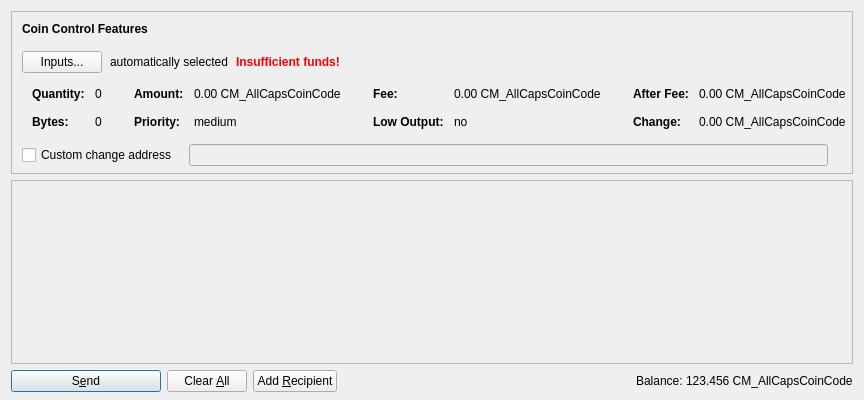
<?xml version="1.0" encoding="UTF-8"?>
<ui version="4.0">
 <class>SendCoinsDialog</class>
 <widget class="QDialog" name="SendCoinsDialog">
  <property name="geometry">
   <rect>
    <x>0</x>
    <y>0</y>
    <width>850</width>
    <height>400</height>
   </rect>
  </property>
  <property name="windowTitle">
   <string>Send Coins</string>
  </property>
  <layout class="QVBoxLayout" name="verticalLayout" stretch="0,1,0">
   <property name="bottomMargin">
    <number>8</number>
   </property>
   <item>
    <widget class="QFrame" name="frameCoinControl">
     <property name="sizePolicy">
      <sizepolicy hsizetype="Expanding" vsizetype="Expanding">
       <horstretch>0</horstretch>
       <verstretch>0</verstretch>
      </sizepolicy>
     </property>
     <property name="maximumSize">
      <size>
       <width>16777215</width>
       <height>16777215</height>
      </size>
     </property>
     <property name="frameShape">
      <enum>QFrame::StyledPanel</enum>
     </property>
     <property name="frameShadow">
      <enum>QFrame::Sunken</enum>
     </property>
     <layout class="QVBoxLayout" name="verticalLayoutCoinControl2">
      <property name="spacing">
       <number>0</number>
      </property>
      <property name="leftMargin">
       <number>0</number>
      </property>
      <property name="topMargin">
       <number>0</number>
      </property>
      <property name="rightMargin">
       <number>0</number>
      </property>
      <property name="bottomMargin">
       <number>6</number>
      </property>
      <item>
       <layout class="QVBoxLayout" name="verticalLayoutCoinControl" stretch="0,0,0,0,1">
        <property name="spacing">
         <number>0</number>
        </property>
        <property name="leftMargin">
         <number>10</number>
        </property>
        <property name="topMargin">
         <number>10</number>
        </property>
        <item>
         <layout class="QHBoxLayout" name="horizontalLayoutCoinControl1">
          <property name="bottomMargin">
           <number>15</number>
          </property>
          <item>
           <widget class="QLabel" name="labelCoinControlFeatures">
            <property name="sizePolicy">
             <sizepolicy hsizetype="Preferred" vsizetype="Maximum">
              <horstretch>0</horstretch>
              <verstretch>0</verstretch>
             </sizepolicy>
            </property>
            <property name="font">
             <font>
              <weight>75</weight>
              <bold>true</bold>
             </font>
            </property>
            <property name="styleSheet">
             <string notr="true">font-weight:bold;</string>
            </property>
            <property name="text">
             <string>Coin Control Features</string>
            </property>
           </widget>
          </item>
         </layout>
        </item>
        <item>
         <layout class="QHBoxLayout" name="horizontalLayoutCoinControl2" stretch="0,0,0,0">
          <property name="spacing">
           <number>8</number>
          </property>
          <property name="bottomMargin">
           <number>10</number>
          </property>
          <item>
           <widget class="QPushButton" name="pushButtonCoinControl">
            <property name="styleSheet">
             <string notr="true"/>
            </property>
            <property name="text">
             <string>Inputs...</string>
            </property>
           </widget>
          </item>
          <item>
           <widget class="QLabel" name="labelCoinControlAutomaticallySelected">
            <property name="text">
             <string>automatically selected</string>
            </property>
            <property name="margin">
             <number>5</number>
            </property>
           </widget>
          </item>
          <item>
           <widget class="QLabel" name="labelCoinControlInsuffFunds">
            <property name="font">
             <font>
              <weight>75</weight>
              <bold>true</bold>
             </font>
            </property>
            <property name="styleSheet">
             <string notr="true">color:red;font-weight:bold;</string>
            </property>
            <property name="text">
             <string>Insufficient funds!</string>
            </property>
            <property name="margin">
             <number>5</number>
            </property>
           </widget>
          </item>
          <item>
           <spacer name="horizontalSpacerCoinControl">
            <property name="orientation">
             <enum>Qt::Horizontal</enum>
            </property>
            <property name="sizeHint" stdset="0">
             <size>
              <width>40</width>
              <height>1</height>
             </size>
            </property>
           </spacer>
          </item>
         </layout>
        </item>
        <item>
         <widget class="QWidget" name="widgetCoinControl" native="true">
          <property name="sizePolicy">
           <sizepolicy hsizetype="Preferred" vsizetype="Preferred">
            <horstretch>0</horstretch>
            <verstretch>0</verstretch>
           </sizepolicy>
          </property>
          <property name="minimumSize">
           <size>
            <width>0</width>
            <height>0</height>
           </size>
          </property>
          <property name="styleSheet">
           <string notr="true"/>
          </property>
          <layout class="QHBoxLayout" name="horizontalLayoutCoinControl5">
           <property name="leftMargin">
            <number>0</number>
           </property>
           <property name="topMargin">
            <number>0</number>
           </property>
           <property name="rightMargin">
            <number>0</number>
           </property>
           <property name="bottomMargin">
            <number>0</number>
           </property>
           <item>
            <layout class="QHBoxLayout" name="horizontalLayoutCoinControl3" stretch="0,0,0,1">
             <property name="spacing">
              <number>20</number>
             </property>
             <property name="topMargin">
              <number>0</number>
             </property>
             <property name="bottomMargin">
              <number>10</number>
             </property>
             <item>
              <layout class="QFormLayout" name="formLayoutCoinControl1">
               <property name="horizontalSpacing">
                <number>10</number>
               </property>
               <property name="verticalSpacing">
                <number>14</number>
               </property>
               <property name="leftMargin">
                <number>10</number>
               </property>
               <property name="topMargin">
                <number>4</number>
               </property>
               <property name="rightMargin">
                <number>6</number>
               </property>
               <item row="0" column="0">
                <widget class="QLabel" name="labelCoinControlQuantityText">
                 <property name="font">
                  <font>
                   <weight>75</weight>
                   <bold>true</bold>
                  </font>
                 </property>
                 <property name="text">
                  <string>Quantity:</string>
                 </property>
                 <property name="margin">
                  <number>0</number>
                 </property>
                </widget>
               </item>
               <item row="0" column="1">
                <widget class="QLabel" name="labelCoinControlQuantity">
                 <property name="cursor">
                  <cursorShape>IBeamCursor</cursorShape>
                 </property>
                 <property name="contextMenuPolicy">
                  <enum>Qt::ActionsContextMenu</enum>
                 </property>
                 <property name="text">
                  <string notr="true">0</string>
                 </property>
                 <property name="margin">
                  <number>0</number>
                 </property>
                 <property name="textInteractionFlags">
                  <set>Qt::LinksAccessibleByMouse|Qt::TextSelectableByKeyboard|Qt::TextSelectableByMouse</set>
                 </property>
                </widget>
               </item>
               <item row="1" column="0">
                <widget class="QLabel" name="labelCoinControlBytesText">
                 <property name="font">
                  <font>
                   <weight>75</weight>
                   <bold>true</bold>
                  </font>
                 </property>
                 <property name="text">
                  <string>Bytes:</string>
                 </property>
                </widget>
               </item>
               <item row="1" column="1">
                <widget class="QLabel" name="labelCoinControlBytes">
                 <property name="cursor">
                  <cursorShape>IBeamCursor</cursorShape>
                 </property>
                 <property name="contextMenuPolicy">
                  <enum>Qt::ActionsContextMenu</enum>
                 </property>
                 <property name="text">
                  <string notr="true">0</string>
                 </property>
                 <property name="textInteractionFlags">
                  <set>Qt::LinksAccessibleByMouse|Qt::TextSelectableByKeyboard|Qt::TextSelectableByMouse</set>
                 </property>
                </widget>
               </item>
              </layout>
             </item>
             <item>
              <layout class="QFormLayout" name="formLayoutCoinControl2">
               <property name="horizontalSpacing">
                <number>10</number>
               </property>
               <property name="verticalSpacing">
                <number>14</number>
               </property>
               <property name="leftMargin">
                <number>6</number>
               </property>
               <property name="topMargin">
                <number>4</number>
               </property>
               <property name="rightMargin">
                <number>6</number>
               </property>
               <item row="0" column="0">
                <widget class="QLabel" name="labelCoinControlAmountText">
                 <property name="font">
                  <font>
                   <weight>75</weight>
                   <bold>true</bold>
                  </font>
                 </property>
                 <property name="text">
                  <string>Amount:</string>
                 </property>
                 <property name="margin">
                  <number>0</number>
                 </property>
                </widget>
               </item>
               <item row="0" column="1">
                <widget class="QLabel" name="labelCoinControlAmount">
                 <property name="cursor">
                  <cursorShape>IBeamCursor</cursorShape>
                 </property>
                 <property name="contextMenuPolicy">
                  <enum>Qt::ActionsContextMenu</enum>
                 </property>
                 <property name="text">
                  <string notr="true">0.00 CM_AllCapsCoinCode</string>
                 </property>
                 <property name="textInteractionFlags">
                  <set>Qt::LinksAccessibleByMouse|Qt::TextSelectableByKeyboard|Qt::TextSelectableByMouse</set>
                 </property>
                </widget>
               </item>
               <item row="1" column="0">
                <widget class="QLabel" name="labelCoinControlPriorityText">
                 <property name="font">
                  <font>
                   <weight>75</weight>
                   <bold>true</bold>
                  </font>
                 </property>
                 <property name="text">
                  <string>Priority:</string>
                 </property>
                </widget>
               </item>
               <item row="1" column="1">
                <widget class="QLabel" name="labelCoinControlPriority">
                 <property name="cursor">
                  <cursorShape>IBeamCursor</cursorShape>
                 </property>
                 <property name="contextMenuPolicy">
                  <enum>Qt::ActionsContextMenu</enum>
                 </property>
                 <property name="text">
                  <string notr="true">medium</string>
                 </property>
                 <property name="textInteractionFlags">
                  <set>Qt::LinksAccessibleByMouse|Qt::TextSelectableByKeyboard|Qt::TextSelectableByMouse</set>
                 </property>
                </widget>
               </item>
              </layout>
             </item>
             <item>
              <layout class="QFormLayout" name="formLayoutCoinControl3">
               <property name="horizontalSpacing">
                <number>10</number>
               </property>
               <property name="verticalSpacing">
                <number>14</number>
               </property>
               <property name="leftMargin">
                <number>6</number>
               </property>
               <property name="topMargin">
                <number>4</number>
               </property>
               <property name="rightMargin">
                <number>6</number>
               </property>
               <item row="0" column="0">
                <widget class="QLabel" name="labelCoinControlFeeText">
                 <property name="font">
                  <font>
                   <weight>75</weight>
                   <bold>true</bold>
                  </font>
                 </property>
                 <property name="text">
                  <string>Fee:</string>
                 </property>
                 <property name="margin">
                  <number>0</number>
                 </property>
                </widget>
               </item>
               <item row="0" column="1">
                <widget class="QLabel" name="labelCoinControlFee">
                 <property name="cursor">
                  <cursorShape>IBeamCursor</cursorShape>
                 </property>
                 <property name="contextMenuPolicy">
                  <enum>Qt::ActionsContextMenu</enum>
                 </property>
                 <property name="text">
                  <string notr="true">0.00 CM_AllCapsCoinCode</string>
                 </property>
                 <property name="textInteractionFlags">
                  <set>Qt::LinksAccessibleByMouse|Qt::TextSelectableByKeyboard|Qt::TextSelectableByMouse</set>
                 </property>
                </widget>
               </item>
               <item row="1" column="0">
                <widget class="QLabel" name="labelCoinControlLowOutputText">
                 <property name="font">
                  <font>
                   <weight>75</weight>
                   <bold>true</bold>
                  </font>
                 </property>
                 <property name="text">
                  <string>Low Output:</string>
                 </property>
                </widget>
               </item>
               <item row="1" column="1">
                <widget class="QLabel" name="labelCoinControlLowOutput">
                 <property name="cursor">
                  <cursorShape>IBeamCursor</cursorShape>
                 </property>
                 <property name="contextMenuPolicy">
                  <enum>Qt::ActionsContextMenu</enum>
                 </property>
                 <property name="text">
                  <string notr="true">no</string>
                 </property>
                 <property name="textInteractionFlags">
                  <set>Qt::LinksAccessibleByMouse|Qt::TextSelectableByKeyboard|Qt::TextSelectableByMouse</set>
                 </property>
                </widget>
               </item>
              </layout>
             </item>
             <item>
              <layout class="QFormLayout" name="formLayoutCoinControl4">
               <property name="horizontalSpacing">
                <number>10</number>
               </property>
               <property name="verticalSpacing">
                <number>14</number>
               </property>
               <property name="leftMargin">
                <number>6</number>
               </property>
               <property name="topMargin">
                <number>4</number>
               </property>
               <property name="rightMargin">
                <number>6</number>
               </property>
               <item row="0" column="0">
                <widget class="QLabel" name="labelCoinControlAfterFeeText">
                 <property name="font">
                  <font>
                   <weight>75</weight>
                   <bold>true</bold>
                  </font>
                 </property>
                 <property name="text">
                  <string>After Fee:</string>
                 </property>
                 <property name="margin">
                  <number>0</number>
                 </property>
                </widget>
               </item>
               <item row="0" column="1">
                <widget class="QLabel" name="labelCoinControlAfterFee">
                 <property name="cursor">
                  <cursorShape>IBeamCursor</cursorShape>
                 </property>
                 <property name="contextMenuPolicy">
                  <enum>Qt::ActionsContextMenu</enum>
                 </property>
                 <property name="text">
                  <string notr="true">0.00 CM_AllCapsCoinCode</string>
                 </property>
                 <property name="textInteractionFlags">
                  <set>Qt::LinksAccessibleByMouse|Qt::TextSelectableByKeyboard|Qt::TextSelectableByMouse</set>
                 </property>
                </widget>
               </item>
               <item row="1" column="0">
                <widget class="QLabel" name="labelCoinControlChangeText">
                 <property name="font">
                  <font>
                   <weight>75</weight>
                   <bold>true</bold>
                  </font>
                 </property>
                 <property name="text">
                  <string>Change:</string>
                 </property>
                </widget>
               </item>
               <item row="1" column="1">
                <widget class="QLabel" name="labelCoinControlChange">
                 <property name="cursor">
                  <cursorShape>IBeamCursor</cursorShape>
                 </property>
                 <property name="contextMenuPolicy">
                  <enum>Qt::ActionsContextMenu</enum>
                 </property>
                 <property name="text">
                  <string notr="true">0.00 CM_AllCapsCoinCode</string>
                 </property>
                 <property name="textInteractionFlags">
                  <set>Qt::LinksAccessibleByMouse|Qt::TextSelectableByKeyboard|Qt::TextSelectableByMouse</set>
                 </property>
                </widget>
               </item>
              </layout>
             </item>
            </layout>
           </item>
          </layout>
         </widget>
        </item>
        <item>
         <layout class="QHBoxLayout" name="horizontalLayoutCoinControl4" stretch="0,0,0">
          <property name="spacing">
           <number>12</number>
          </property>
          <property name="sizeConstraint">
           <enum>QLayout::SetDefaultConstraint</enum>
          </property>
          <property name="topMargin">
           <number>5</number>
          </property>
          <property name="rightMargin">
           <number>5</number>
          </property>
          <item>
           <widget class="QCheckBox" name="checkBoxCoinControlChange">
            <property name="toolTip">
             <string>If this is activated, but the change address is empty or invalid, change will be sent to a newly generated address.</string>
            </property>
            <property name="text">
             <string>Custom change address</string>
            </property>
           </widget>
          </item>
          <item>
           <widget class="QValidatedLineEdit" name="lineEditCoinControlChange">
            <property name="enabled">
             <bool>false</bool>
            </property>
            <property name="sizePolicy">
             <sizepolicy hsizetype="Expanding" vsizetype="Fixed">
              <horstretch>0</horstretch>
              <verstretch>0</verstretch>
             </sizepolicy>
            </property>
           </widget>
          </item>
          <item>
           <widget class="QLabel" name="labelCoinControlChangeLabel">
            <property name="sizePolicy">
             <sizepolicy hsizetype="Preferred" vsizetype="Expanding">
              <horstretch>0</horstretch>
              <verstretch>0</verstretch>
             </sizepolicy>
            </property>
            <property name="minimumSize">
             <size>
              <width>0</width>
              <height>0</height>
             </size>
            </property>
            <property name="text">
             <string/>
            </property>
            <property name="margin">
             <number>3</number>
            </property>
           </widget>
          </item>
         </layout>
        </item>
        <item>
         <spacer name="verticalSpacerCoinControl">
          <property name="orientation">
           <enum>Qt::Vertical</enum>
          </property>
          <property name="sizeHint" stdset="0">
           <size>
            <width>800</width>
            <height>1</height>
           </size>
          </property>
         </spacer>
        </item>
       </layout>
      </item>
     </layout>
    </widget>
   </item>
   <item>
    <widget class="QScrollArea" name="scrollArea">
     <property name="widgetResizable">
      <bool>true</bool>
     </property>
     <widget class="QWidget" name="scrollAreaWidgetContents">
      <property name="geometry">
       <rect>
        <x>0</x>
        <y>0</y>
        <width>830</width>
        <height>178</height>
       </rect>
      </property>
      <layout class="QVBoxLayout" name="verticalLayout_2" stretch="0,1">
       <property name="leftMargin">
        <number>0</number>
       </property>
       <property name="topMargin">
        <number>0</number>
       </property>
       <property name="rightMargin">
        <number>0</number>
       </property>
       <property name="bottomMargin">
        <number>0</number>
       </property>
       <item>
        <layout class="QVBoxLayout" name="entries">
         <property name="spacing">
          <number>6</number>
         </property>
        </layout>
       </item>
       <item>
        <spacer name="verticalSpacer">
         <property name="orientation">
          <enum>Qt::Vertical</enum>
         </property>
         <property name="sizeHint" stdset="0">
          <size>
           <width>20</width>
           <height>40</height>
          </size>
         </property>
        </spacer>
       </item>
      </layout>
     </widget>
    </widget>
   </item>
   <item>
    <layout class="QHBoxLayout" name="horizontalLayout">
     <item>
      <widget class="QPushButton" name="sendButton">
       <property name="minimumSize">
        <size>
         <width>150</width>
         <height>0</height>
        </size>
       </property>
       <property name="toolTip">
        <string>Confirm the send action</string>
       </property>
       <property name="text">
        <string>S&amp;end</string>
       </property>
       <property name="icon">
        <iconset resource="../CM_LowercaseCoinName.qrc">
         <normaloff>:/icons/send</normaloff>:/icons/send</iconset>
       </property>
       <property name="default">
        <bool>true</bool>
       </property>
      </widget>
     </item>
     <item>
      <widget class="QPushButton" name="clearButton">
       <property name="sizePolicy">
        <sizepolicy hsizetype="Minimum" vsizetype="Fixed">
         <horstretch>0</horstretch>
         <verstretch>0</verstretch>
        </sizepolicy>
       </property>
       <property name="toolTip">
        <string>Clear all fields of the form.</string>
       </property>
       <property name="text">
        <string>Clear &amp;All</string>
       </property>
       <property name="icon">
        <iconset resource="../CM_LowercaseCoinName.qrc">
         <normaloff>:/icons/remove</normaloff>:/icons/remove</iconset>
       </property>
       <property name="autoRepeatDelay">
        <number>300</number>
       </property>
       <property name="autoDefault">
        <bool>false</bool>
       </property>
      </widget>
     </item>
     <item>
      <widget class="QPushButton" name="addButton">
       <property name="toolTip">
        <string>Send to multiple recipients at once</string>
       </property>
       <property name="text">
        <string>Add &amp;Recipient</string>
       </property>
       <property name="icon">
        <iconset resource="../CM_LowercaseCoinName.qrc">
         <normaloff>:/icons/add</normaloff>:/icons/add</iconset>
       </property>
       <property name="autoDefault">
        <bool>false</bool>
       </property>
      </widget>
     </item>
     <item>
      <spacer name="horizontalSpacer">
       <property name="orientation">
        <enum>Qt::Horizontal</enum>
       </property>
       <property name="sizeHint" stdset="0">
        <size>
         <width>40</width>
         <height>20</height>
        </size>
       </property>
      </spacer>
     </item>
     <item>
      <layout class="QHBoxLayout" name="horizontalLayout_2">
       <property name="spacing">
        <number>3</number>
       </property>
       <item>
        <widget class="QLabel" name="label">
         <property name="sizePolicy">
          <sizepolicy hsizetype="Preferred" vsizetype="Fixed">
           <horstretch>0</horstretch>
           <verstretch>0</verstretch>
          </sizepolicy>
         </property>
         <property name="text">
          <string>Balance:</string>
         </property>
        </widget>
       </item>
       <item>
        <widget class="QLabel" name="labelBalance">
         <property name="sizePolicy">
          <sizepolicy hsizetype="Preferred" vsizetype="Fixed">
           <horstretch>0</horstretch>
           <verstretch>0</verstretch>
          </sizepolicy>
         </property>
         <property name="cursor">
          <cursorShape>IBeamCursor</cursorShape>
         </property>
         <property name="text">
          <string notr="true">123.456 CM_AllCapsCoinCode</string>
         </property>
         <property name="textInteractionFlags">
          <set>Qt::LinksAccessibleByMouse|Qt::TextSelectableByKeyboard|Qt::TextSelectableByMouse</set>
         </property>
        </widget>
       </item>
      </layout>
     </item>
    </layout>
   </item>
  </layout>
 </widget>
 <customwidgets>
  <customwidget>
   <class>QValidatedLineEdit</class>
   <extends>QLineEdit</extends>
   <header>qvalidatedlineedit.h</header>
  </customwidget>
 </customwidgets>
 <resources>
  <include location="../CM_LowercaseCoinName.qrc"/>
 </resources>
 <connections/>
</ui>
